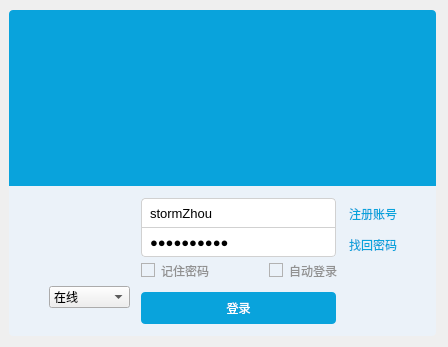
<?xml version="1.0" encoding="UTF-8"?>
<ui version="4.0">
 <class>LoginForm</class>
 <widget class="QWidget" name="LoginForm">
  <property name="geometry">
   <rect>
    <x>0</x>
    <y>0</y>
    <width>448</width>
    <height>347</height>
   </rect>
  </property>
  <property name="windowTitle">
   <string>登录QQ</string>
  </property>
  <property name="windowIcon">
   <iconset resource="../../rs/rs.qrc">
    <normaloff>:/sys/qlogo.png</normaloff>:/sys/qlogo.png</iconset>
  </property>
  <property name="styleSheet">
   <string notr="true">*{
	font: 75 9pt &quot;微软雅黑&quot;;
}

#LoginForm{
	
	
}

#login_main_widget{
	
	background-color: rgb(255, 170, 127,0);
	border-image: url(:/sys/back.png) 5;
}

#login_top_widget{
	background-color: #09A3DC;
	border-top-left-radius:4px;
	border-top-right-radius:4px;
}


#login_top_widget QLabel{
	border-top-left-radius:4px;
	border-top-right-radius:4px;
}


/*登录信息填写部分总容器*/
#login_con_widget{
	 
	background-color: #EBF2F9;	
	border-bottom-left-radius:4px;
	border-bottom-right-radius:4px;
}

/*输入框基本样式*/
#login_con_widget QLineEdit{
	
	border:1px solid rgb(209,209,209);
	height:28px;   /*子控件高度*/
	font-size:10pt;
	padding-left:6px;
	padding-right:6px;
	
}

/*输入框悬停样式*/
#login_con_widget QLineEdit:hover{
	
	border:1px solid rgb(21,131,221) /*鼠标悬停在输入框上时边框变蓝*/
	
}

/*用户名输入框样式*/
#login_con_widget QLineEdit#lineEdit_ID{
	border-top-left-radius:4px;
	border-top-right-radius:4px;
	
}

/*密码输入框基本样式*/
#login_con_widget QLineEdit#lineEdit_pass{
	border-top-width:0px;
	border-bottom-left-radius:4px;
	border-bottom-right-radius:4px;
	background-image: url(:/sys/img/keyborad.png);
	background-repeat:no;
	background-position:right center;
	background-origin: content;
   
}

/*密码输入框在悬停时显示*/
#login_con_widget QLineEdit#lineEdit_pass:hover{
	border-top-width:1px;
}


/*标签基本样式*/
#login_con_widget QLabel{

	color: #09A3DC;
}

/*标签悬停*/
#login_con_widget QLabel:hover{
	color: rgba(9, 163, 220 ,120); /* 鼠标悬停在标签上时标签的字体颜色变为半透明的蓝色*/
}

/*复选框文字基本样式*/
#login_con_widget QCheckBox{
	color:rgb(145, 145, 145);
}

/*复选框方框部分基本样式*/
#login_con_widget QCheckBox::indicator {
	border:1px solid #B2B2B2;
}

/*复选框方框部分选中样式*/
#login_con_widget QCheckBox::indicator:checked {
	border:1px solid #278CDE;
	background-image: url(:/sys/img/check.png);  /*选中时复选框填充蓝色对勾*/
}

/*复选框方框部分悬停*/
#login_con_widget QCheckBox::indicator:hover {
	 border:1px solid #278CDE;      /*悬停时复选框的边框变蓝*/
}


/*定义头像样式*/
#label_touxiang{
	border-radius:4px;	
	border-image: url(:/media/person/media/person/8.jpg) 1; /*头像图片*/
	
}

/*登录按钮样式*/
#pushButton_login{
	border-radius:4px;
	border:none;
	background-color: #09A3DC;
	color:#fff;
}

/*登录按钮鼠标悬停样式*/
#pushButton_login:hover{
	background-color:rgb(60,195,245); /*悬停时变为半透明*/
}
</string>
  </property>
  <layout class="QVBoxLayout" name="verticalLayout">
   <property name="spacing">
    <number>0</number>
   </property>
   <property name="leftMargin">
    <number>6</number>
   </property>
   <property name="topMargin">
    <number>6</number>
   </property>
   <property name="rightMargin">
    <number>6</number>
   </property>
   <property name="bottomMargin">
    <number>6</number>
   </property>
   <item>
    <widget class="QWidget" name="login_main_widget" native="true">
     <property name="minimumSize">
      <size>
       <width>433</width>
       <height>332</height>
      </size>
     </property>
     <property name="maximumSize">
      <size>
       <width>433</width>
       <height>332</height>
      </size>
     </property>
     <property name="palette">
      <palette>
       <active>
        <colorrole role="WindowText">
         <brush brushstyle="SolidPattern">
          <color alpha="255">
           <red>0</red>
           <green>0</green>
           <blue>0</blue>
          </color>
         </brush>
        </colorrole>
        <colorrole role="Button">
         <brush brushstyle="SolidPattern">
          <color alpha="0">
           <red>255</red>
           <green>170</green>
           <blue>127</blue>
          </color>
         </brush>
        </colorrole>
        <colorrole role="Base">
         <brush brushstyle="SolidPattern">
          <color alpha="0">
           <red>255</red>
           <green>170</green>
           <blue>127</blue>
          </color>
         </brush>
        </colorrole>
        <colorrole role="Window">
         <brush brushstyle="SolidPattern">
          <color alpha="0">
           <red>255</red>
           <green>170</green>
           <blue>127</blue>
          </color>
         </brush>
        </colorrole>
       </active>
       <inactive>
        <colorrole role="WindowText">
         <brush brushstyle="SolidPattern">
          <color alpha="255">
           <red>0</red>
           <green>0</green>
           <blue>0</blue>
          </color>
         </brush>
        </colorrole>
        <colorrole role="Button">
         <brush brushstyle="SolidPattern">
          <color alpha="0">
           <red>255</red>
           <green>170</green>
           <blue>127</blue>
          </color>
         </brush>
        </colorrole>
        <colorrole role="Base">
         <brush brushstyle="SolidPattern">
          <color alpha="0">
           <red>255</red>
           <green>170</green>
           <blue>127</blue>
          </color>
         </brush>
        </colorrole>
        <colorrole role="Window">
         <brush brushstyle="SolidPattern">
          <color alpha="0">
           <red>255</red>
           <green>170</green>
           <blue>127</blue>
          </color>
         </brush>
        </colorrole>
       </inactive>
       <disabled>
        <colorrole role="WindowText">
         <brush brushstyle="SolidPattern">
          <color alpha="255">
           <red>120</red>
           <green>120</green>
           <blue>120</blue>
          </color>
         </brush>
        </colorrole>
        <colorrole role="Button">
         <brush brushstyle="SolidPattern">
          <color alpha="0">
           <red>255</red>
           <green>170</green>
           <blue>127</blue>
          </color>
         </brush>
        </colorrole>
        <colorrole role="Base">
         <brush brushstyle="SolidPattern">
          <color alpha="0">
           <red>255</red>
           <green>170</green>
           <blue>127</blue>
          </color>
         </brush>
        </colorrole>
        <colorrole role="Window">
         <brush brushstyle="SolidPattern">
          <color alpha="0">
           <red>255</red>
           <green>170</green>
           <blue>127</blue>
          </color>
         </brush>
        </colorrole>
       </disabled>
      </palette>
     </property>
     <layout class="QVBoxLayout" name="verticalLayout_2">
      <property name="spacing">
       <number>0</number>
      </property>
      <property name="leftMargin">
       <number>3</number>
      </property>
      <property name="topMargin">
       <number>3</number>
      </property>
      <property name="rightMargin">
       <number>3</number>
      </property>
      <property name="bottomMargin">
       <number>3</number>
      </property>
      <item>
       <widget class="QWidget" name="login_top_widget" native="true">
        <property name="styleSheet">
         <string notr="true">/*缩小及关闭按钮*/
#login_top_widget QLabel{
	border:none;
	width:20px;
	height:20px;
	border-radius:2px;
}

#login_top_widget QLabel:hover{
   border:1px solid rgb(13, 97, 137);
   
}

#login_top_widget QLabel#label_minimize{
	background-image: url(:/sys/mainform_minimize.png);
}

#login_top_widget QLabel#label_shutdown{
	background-image: url(:/sys/mainform_shutdown.png);
}

#login_top_widget QLabel#label_setting{
	background-image: url(:/sys/img/log_setting.png);
}
</string>
        </property>
        <widget class="QLabel" name="label">
         <property name="geometry">
          <rect>
           <x>0</x>
           <y>0</y>
           <width>427</width>
           <height>176</height>
          </rect>
         </property>
         <property name="text">
          <string/>
         </property>
         <property name="scaledContents">
          <bool>true</bool>
         </property>
        </widget>
        <widget class="QLabel" name="label_minimize">
         <property name="geometry">
          <rect>
           <x>370</x>
           <y>10</y>
           <width>20</width>
           <height>20</height>
          </rect>
         </property>
         <property name="text">
          <string/>
         </property>
        </widget>
        <widget class="QLabel" name="label_shutdown">
         <property name="geometry">
          <rect>
           <x>400</x>
           <y>10</y>
           <width>20</width>
           <height>20</height>
          </rect>
         </property>
         <property name="text">
          <string/>
         </property>
        </widget>
        <widget class="QLabel" name="label_setting">
         <property name="geometry">
          <rect>
           <x>340</x>
           <y>10</y>
           <width>31</width>
           <height>31</height>
          </rect>
         </property>
         <property name="autoFillBackground">
          <bool>false</bool>
         </property>
         <property name="text">
          <string/>
         </property>
        </widget>
       </widget>
      </item>
      <item>
       <widget class="QWidget" name="login_con_widget" native="true">
        <property name="minimumSize">
         <size>
          <width>0</width>
          <height>150</height>
         </size>
        </property>
        <property name="maximumSize">
         <size>
          <width>16777215</width>
          <height>150</height>
         </size>
        </property>
        <property name="palette">
         <palette>
          <active>
           <colorrole role="Button">
            <brush brushstyle="SolidPattern">
             <color alpha="255">
              <red>235</red>
              <green>242</green>
              <blue>249</blue>
             </color>
            </brush>
           </colorrole>
           <colorrole role="Base">
            <brush brushstyle="SolidPattern">
             <color alpha="255">
              <red>235</red>
              <green>242</green>
              <blue>249</blue>
             </color>
            </brush>
           </colorrole>
           <colorrole role="Window">
            <brush brushstyle="SolidPattern">
             <color alpha="255">
              <red>235</red>
              <green>242</green>
              <blue>249</blue>
             </color>
            </brush>
           </colorrole>
          </active>
          <inactive>
           <colorrole role="Button">
            <brush brushstyle="SolidPattern">
             <color alpha="255">
              <red>235</red>
              <green>242</green>
              <blue>249</blue>
             </color>
            </brush>
           </colorrole>
           <colorrole role="Base">
            <brush brushstyle="SolidPattern">
             <color alpha="255">
              <red>235</red>
              <green>242</green>
              <blue>249</blue>
             </color>
            </brush>
           </colorrole>
           <colorrole role="Window">
            <brush brushstyle="SolidPattern">
             <color alpha="255">
              <red>235</red>
              <green>242</green>
              <blue>249</blue>
             </color>
            </brush>
           </colorrole>
          </inactive>
          <disabled>
           <colorrole role="Button">
            <brush brushstyle="SolidPattern">
             <color alpha="255">
              <red>235</red>
              <green>242</green>
              <blue>249</blue>
             </color>
            </brush>
           </colorrole>
           <colorrole role="Base">
            <brush brushstyle="SolidPattern">
             <color alpha="255">
              <red>235</red>
              <green>242</green>
              <blue>249</blue>
             </color>
            </brush>
           </colorrole>
           <colorrole role="Window">
            <brush brushstyle="SolidPattern">
             <color alpha="255">
              <red>235</red>
              <green>242</green>
              <blue>249</blue>
             </color>
            </brush>
           </colorrole>
          </disabled>
         </palette>
        </property>
        <widget class="QLabel" name="label_touxiang">
         <property name="geometry">
          <rect>
           <x>40</x>
           <y>12</y>
           <width>80</width>
           <height>80</height>
          </rect>
         </property>
         <property name="minimumSize">
          <size>
           <width>80</width>
           <height>80</height>
          </size>
         </property>
         <property name="maximumSize">
          <size>
           <width>80</width>
           <height>80</height>
          </size>
         </property>
         <property name="text">
          <string/>
         </property>
         <property name="scaledContents">
          <bool>true</bool>
         </property>
        </widget>
        <widget class="QLineEdit" name="lineEdit_ID">
         <property name="geometry">
          <rect>
           <x>132</x>
           <y>12</y>
           <width>195</width>
           <height>30</height>
          </rect>
         </property>
         <property name="text">
          <string>stormZhou</string>
         </property>
        </widget>
        <widget class="QLineEdit" name="lineEdit_pass">
         <property name="geometry">
          <rect>
           <x>132</x>
           <y>42</y>
           <width>195</width>
           <height>29</height>
          </rect>
         </property>
         <property name="text">
          <string>it's pass?</string>
         </property>
         <property name="echoMode">
          <enum>QLineEdit::Password</enum>
         </property>
        </widget>
        <widget class="QLabel" name="label_Register">
         <property name="geometry">
          <rect>
           <x>340</x>
           <y>18</y>
           <width>61</width>
           <height>20</height>
          </rect>
         </property>
         <property name="text">
          <string>注册账号</string>
         </property>
        </widget>
        <widget class="QLabel" name="label_GetPwd">
         <property name="geometry">
          <rect>
           <x>340</x>
           <y>50</y>
           <width>61</width>
           <height>17</height>
          </rect>
         </property>
         <property name="text">
          <string>找回密码</string>
         </property>
        </widget>
        <widget class="QCheckBox" name="checkBox">
         <property name="geometry">
          <rect>
           <x>132</x>
           <y>74</y>
           <width>91</width>
           <height>21</height>
          </rect>
         </property>
         <property name="text">
          <string>记住密码</string>
         </property>
         <property name="checked">
          <bool>false</bool>
         </property>
        </widget>
        <widget class="QCheckBox" name="checkBox_2">
         <property name="geometry">
          <rect>
           <x>260</x>
           <y>74</y>
           <width>91</width>
           <height>21</height>
          </rect>
         </property>
         <property name="text">
          <string>自动登录</string>
         </property>
        </widget>
        <widget class="QPushButton" name="pushButton_login">
         <property name="geometry">
          <rect>
           <x>132</x>
           <y>106</y>
           <width>195</width>
           <height>32</height>
          </rect>
         </property>
         <property name="minimumSize">
          <size>
           <width>195</width>
           <height>32</height>
          </size>
         </property>
         <property name="text">
          <string>登录</string>
         </property>
        </widget>
        <widget class="QComboBox" name="cbx_Status">
         <property name="geometry">
          <rect>
           <x>40</x>
           <y>100</y>
           <width>81</width>
           <height>22</height>
          </rect>
         </property>
         <item>
          <property name="text">
           <string>在线</string>
          </property>
         </item>
         <item>
          <property name="text">
           <string>隐身</string>
          </property>
         </item>
         <item>
          <property name="text">
           <string>忙绿</string>
          </property>
         </item>
         <item>
          <property name="text">
           <string>离开</string>
          </property>
         </item>
         <item>
          <property name="text">
           <string>勿扰</string>
          </property>
         </item>
        </widget>
       </widget>
      </item>
     </layout>
    </widget>
   </item>
  </layout>
 </widget>
 <resources>
  <include location="../../rs/rs.qrc"/>
 </resources>
 <connections/>
</ui>
